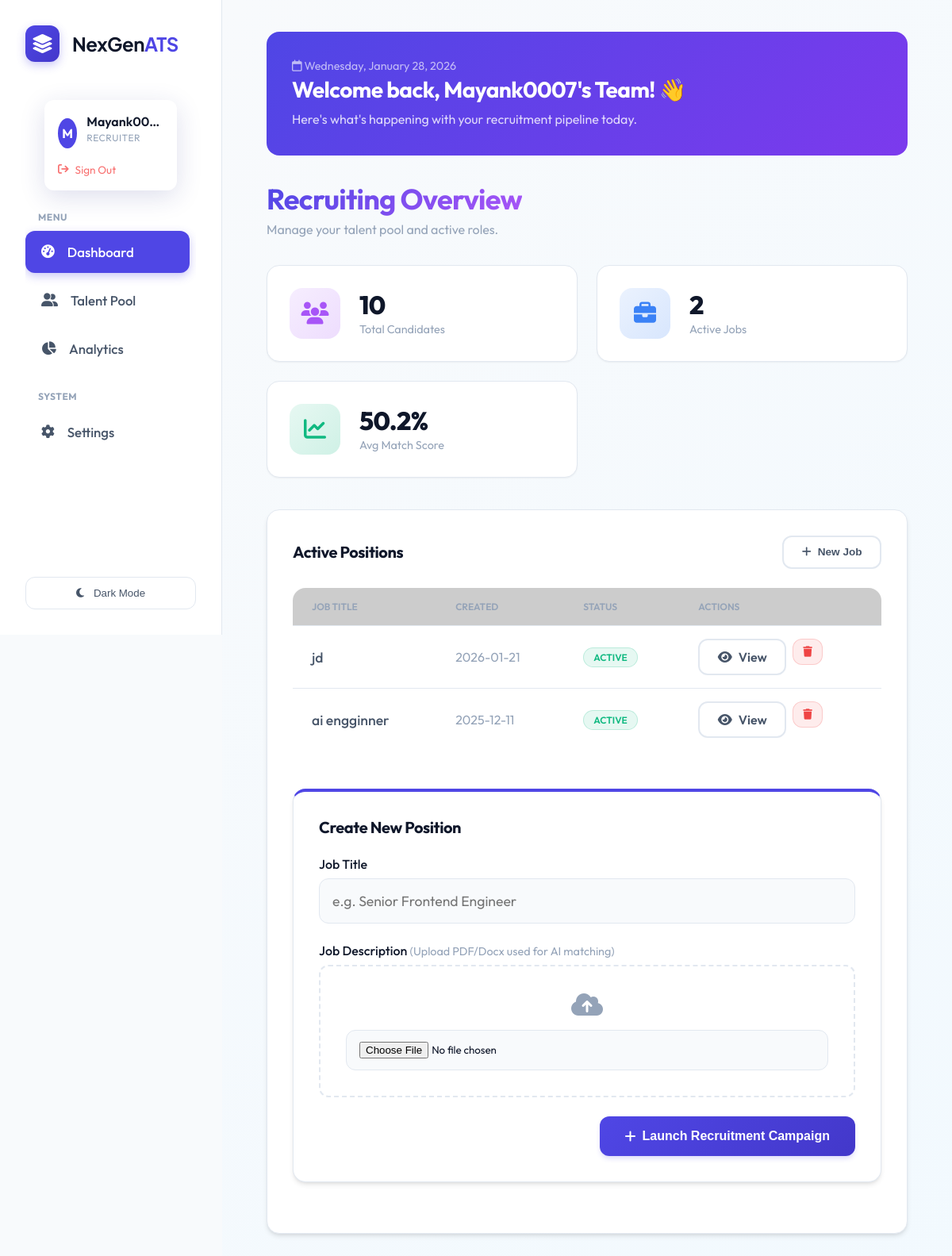
Page / (signed in) on the earlier database version.
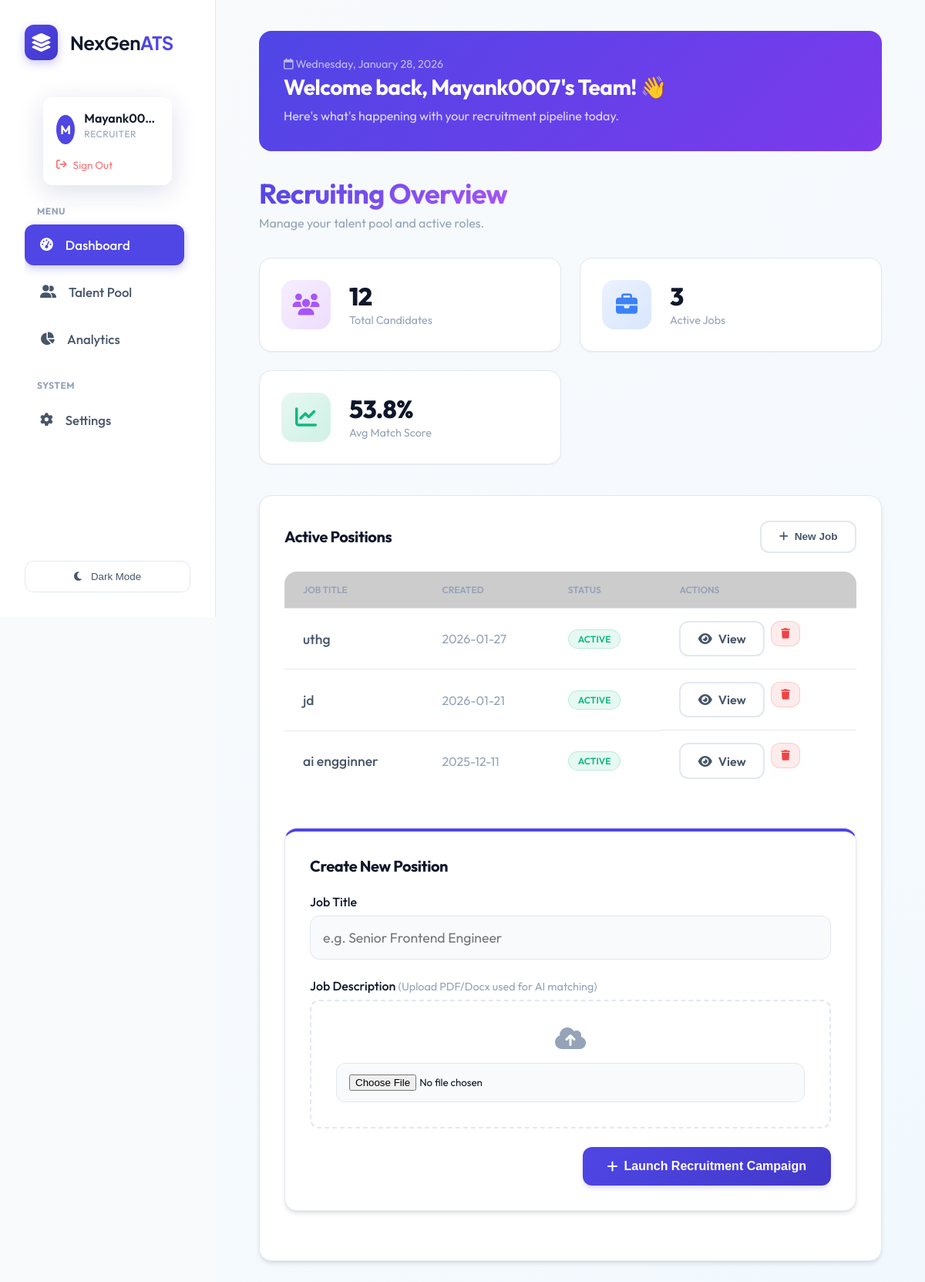
Same page on the later database version.
### tables this page shows
CREATE TABLE jobs (
                    id INTEGER PRIMARY KEY AUTOINCREMENT,
                    title TEXT NOT NULL,
                    description TEXT,
                    created_at TIMESTAMP DEFAULT CURRENT_TIMESTAMP,
                    status TEXT DEFAULT 'Open'
                );

### routes/core.py (the view, shortened to what this page needs)
@bp.route('/')
@login_required # Require login for the main dashboard for now
def dashboard():
    conn = database.get_db_connection()
    jobs = conn.execute('SELECT * FROM jobs ORDER BY created_at DESC').fetchall()
    total_cand_row = conn.execute('SELECT COUNT(*) FROM candidates').fetchone()
    total_candidates = total_cand_row[0] if total_cand_row else 0
    avg_score_row = conn.execute('SELECT AVG(total_score) FROM candidates').fetchone()
    avg_score = round(avg_score_row[0], 1) if avg_score_row and avg_score_row[0] else 0
    conn.close()
    from datetime import datetime
    current_date = datetime.now().strftime('%A, %B %d, %Y')
    return render_template('dashboard.html', jobs=jobs, total_candidates=total_candidates, avg_score=avg_score, current_date=current_date)

### app.py (called while the page is built)
@login_manager.user_loader
def load_user(user_id):
    return User.get(user_id)

### database.py (called while the page is built)
def get_db_connection():
    db_url = os.getenv('DATABASE_URL')
    if db_url:
        import psycopg2
        from psycopg2.extras import RealDictCursor
        conn = psycopg2.connect(db_url, cursor_factory=RealDictCursor)
        return conn
    else:
        conn = sqlite3.connect(DB_NAME)
        conn.row_factory = sqlite3.Row
        return conn

    @staticmethod
    def get(user_id):
        conn = get_db_connection()
        user = conn.execute('SELECT * FROM users WHERE id = ?', (user_id,)).fetchone()
        conn.close()
        if not user: return None
        return User(user['id'], user['name'], user['email'], user['role'], user['password_hash'],
                   user['resume_path'], user['skills'], user['experience'], user['education'], user['profile_summary'])

### templates/dashboard.html (shortened to what the changed rows need)
{% extends "layout.html" %}
{% block content %}
<div class="welcome-banner">
    <div style="position: relative; z-index: 1;">
        <h2 style="font-size: 1.75rem; margin-bottom: 0.5rem;">Welcome back, {{ current_user.name }}! 👋</h2>
    </div>
</div>
<div class="dashboard-header" style="margin-bottom: 2rem;">
    <h1 class="text-gradient mb-0">Recruiting Overview</h1>
</div>
<div class="stats-grid">
    <div class="stat-card">
        <div class="stat-info">
            <h3>{{ total_candidates }}</h3>
            <p class="stat-label">Total Candidates</p>
        </div>
    </div>
    <div class="stat-card">
        <div class="stat-info">
            <h3>{{ jobs|length }}</h3>
            <p class="stat-label">Active Jobs</p>
        </div>
    </div>
    <div class="stat-card">
        <div class="stat-info">
            <h3>{{ avg_score }}%</h3>
            <p class="stat-label">Avg Match Score</p>
        </div>
    </div>
</div>
<div class="glass-card">
    <div class="table-container" style="box-shadow: none; border: none; background: transparent;">
        <table>
            <thead>
                <tr>
                    <th>Job Title</th>
                    <th>Created</th>
                    <th>Status</th>
                    <th>Actions</th>
                </tr>
            </thead>
            <tbody>
                {% for job in jobs %}
                <tr>
                    <td style="font-weight: 500; font-size: 1.1rem;">{{ job.title }}</td>
                    <td style="color: var(--text-muted);">{{ job.created_at[:10] }}</td>
                    <td><span class="status-pill open">ACTIVE</span></td>
                    <td class="actions-cell">
                        <a href="/jobs/{{ job.id }}" class="btn-secondary btn-sm"><i class="fa-solid fa-eye"></i>
                            View</a>
                        <form action="/jobs/{{ job.id }}/delete" method="POST" style="display:inline;"
                            onsubmit="return confirm('Are you sure? This will delete the job and all candidates.');">
                            <button type="submit" class="btn-danger"><i class="fa-solid fa-trash"></i></button>
                        </form>
                    </td>
                </tr>
                {% endfor %}
            </tbody>
        </table>
    </div>
</div>
{% endblock %}

Differences in the rows shown:
added jobs: title "uthg", created_at "2026-01-27"
Other differences:
{{ total_candidates }}: "10" → "12"
{{ jobs|length }}: "2" → "3"
{{ avg_score }}: "50.2" → "53.8"
